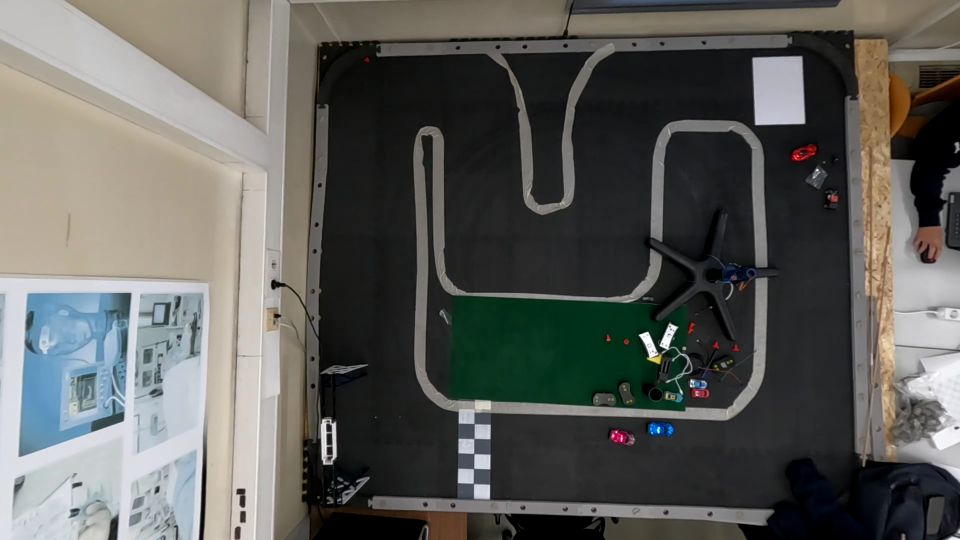
#> input picture src/Camera/images/linear/img_0006.png, 1920 x 1080 px, found by its file name (shown at 1/2 size)
$ python pixel2mm.py
#> lines starting #> are read from the running program, lines starting #| are printed output that depends on the picture; after the words box and inside, x2 and y2 are one past the last pixel; in counts of white or black regions, pixels touching at a corner belong together; long printed decimals are rounded
import cv2
import numpy as np
import matplotlib.pyplot as plt
import pickle

def show_image(title, img):
    # Resize image to fit screen for better visualization
    im_resized = cv2.resize(img, (960, 540))
    cv2.imshow(title, im_resized)
    cv2.waitKey(0)
    cv2.destroyAllWindows()

def crop_img(image, x, y, h, w):
    cropped_img = image[y:y+h, x:x+w]
    return cropped_img


# Read image
img = cv2.imread("goProHero10/src/Camera/images/linear/img_0006.png")
#> img is the input picture: shape (1080, 1920, 3); mean B, G, R 90.5, 94.2, 93.9

# Convert image to grayscale
img_gray = cv2.cvtColor(img, cv2.COLOR_BGR2GRAY)
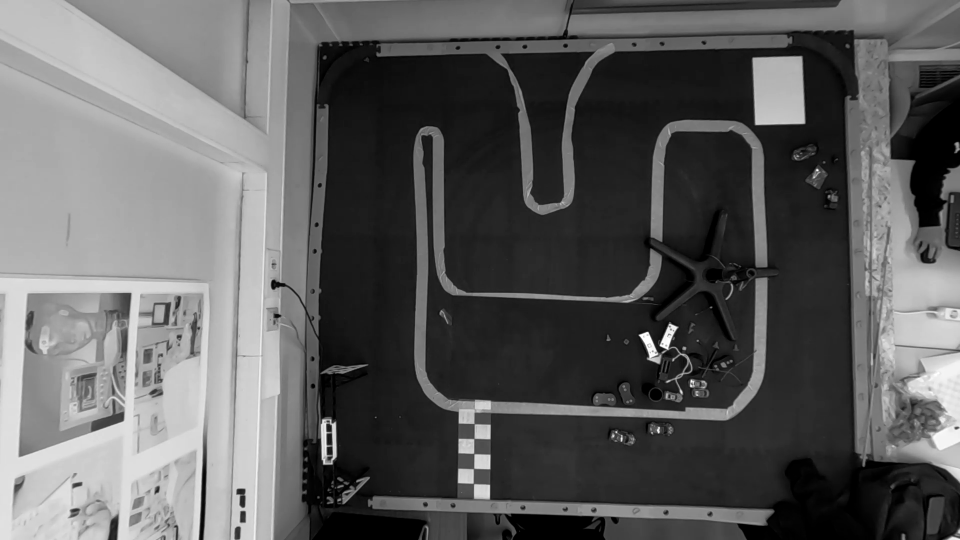
#> img_gray: shape (1080, 1920) (shown at 1/2 size); min 0, max 255, mean 93.7
show_image("Grayscale Image", img_gray)

# Convert images to binary for paper detection
_, img_bin = cv2.threshold(img_gray, 160, 255, cv2.THRESH_BINARY)
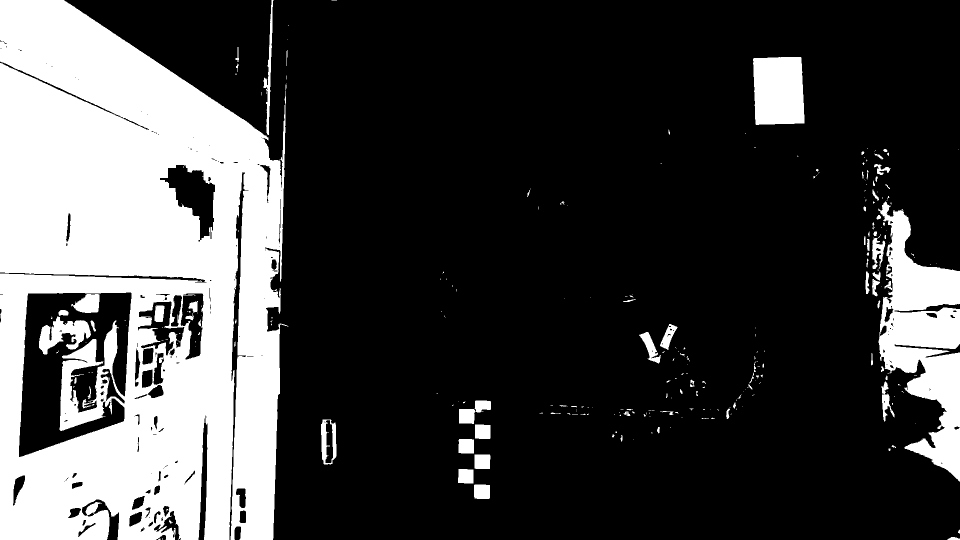
#> img_bin: shape (1080, 1920) (shown at 1/2 size); 25.8% white; 291 white regions (202 under 20 px), largest, box (x1, y1, x2, y2) and area: (0, 0, 577, 1080) 452154, (1756, 403, 1920, 964) 46583, (1506, 114, 1609, 250) 13020
show_image("Binary Image", img_bin)

# Opening binary image to remove noise around the paper
close_kernel = np.ones((9, 9), np.uint8)
img_dilated = cv2.dilate(img_bin, close_kernel, iterations=1)
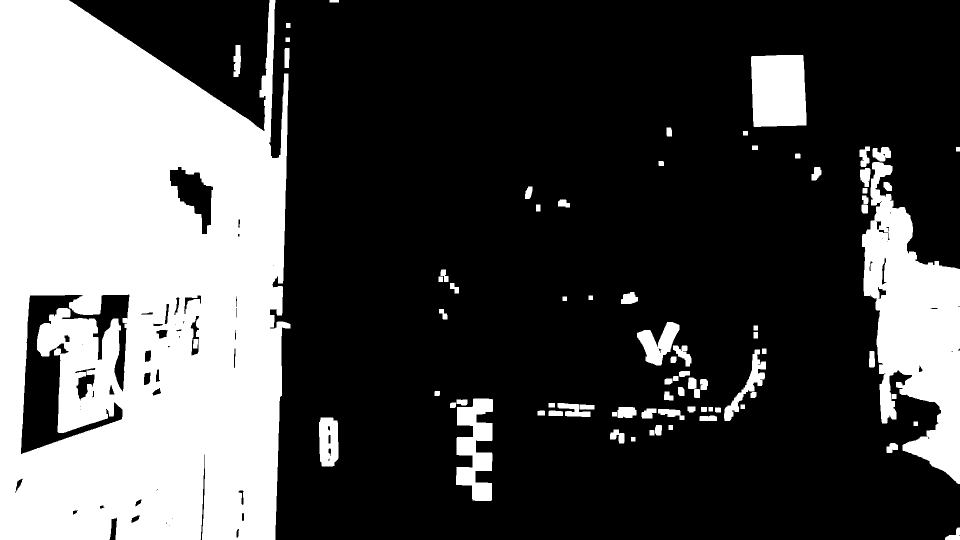
#> img_dilated: shape (1080, 1920) (shown at 1/2 size); 30.6% white; 78 white regions, largest, box (x1, y1, x2, y2) and area: (0, 0, 581, 1080) 514426, (1724, 324, 1920, 968) 67208, (1502, 110, 1613, 254) 15019
img_closed = cv2.erode(img_dilated, close_kernel, iterations=1)
#> img_closed: shape (1080, 1920); 27% white; 129 white regions (80 under 20 px)
show_image("Opened Image", img_closed)
#> call 3 of show_image, with title = 'Opened Image'
#> in show_image (call 3), `im_resized = cv2.resize(img, (960, 540))`:
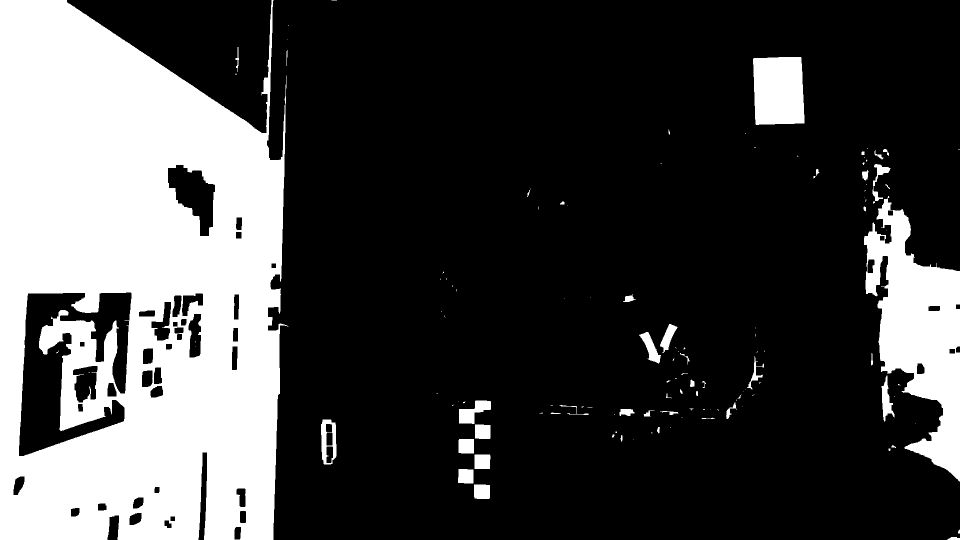
#> im_resized: shape (540, 960); min 0, max 255, mean 68.9

# Find contours
image_contours, _ = cv2.findContours(img_closed, cv2.RETR_EXTERNAL, cv2.CHAIN_APPROX_SIMPLE)
#> image_contours = 124 contours, 86 with area under 20; largest, box (x1, y1, x2, y2) and area: (0, 0, 577, 1080) 536304, (1728, 392, 1920, 964) 54261, (1506, 114, 1609, 250) 12814, (642, 839, 673, 929) 2340, (918, 801, 982, 848) 1484

# Filter contours based on area and aspect ratio
paper_contours = []
for contour in image_contours:
    area = cv2.contourArea(contour)
    if area < 1000:  # Ignore very small contours
        continue

    x, y, w, h = cv2.boundingRect(contour)
    aspect_ratio = float(w) / h
    # Check if the contour has an aspect ratio similar to A4 paper (210:297 ~ 0.707)
    if 0.6 < aspect_ratio < 0.85:
        paper_contours.append(contour)
#> this loop made 124 passes
#> area on passes 1, 3, 4, 5, 9, 10, 15, 16, 22, 24, 25, 29: 91, 851, 800.5, 848, 834, 24.5, 36, 819.5, 21, 70, 76, 272
#> (area, x, y, w, h, aspect_ratio) on passes 18, 41, 72, 118: (2340, 642, 839, 31, 90, 0.344), (1484, 918, 801, 64, 47, 1.36), (1034.5, 1278, 664, 44, 63, 0.698), (12814.5, 1506, 114, 103, 136, 0.757)
#> after the loop, paper_contours = 2 contours; box (x1, y1, x2, y2) and area: (1506, 114, 1609, 250) 12814, (1278, 664, 1322, 727) 1034

# Draw all contours for debugging purposes
img_contours = cv2.drawContours(img.copy(), image_contours, -1, (0, 255, 0), 2)
show_image("All Contours", img_contours)
#> call 4 of show_image, with title = 'All Contours'
#> in show_image (call 4), `im_resized = cv2.resize(img, (960, 540))`:
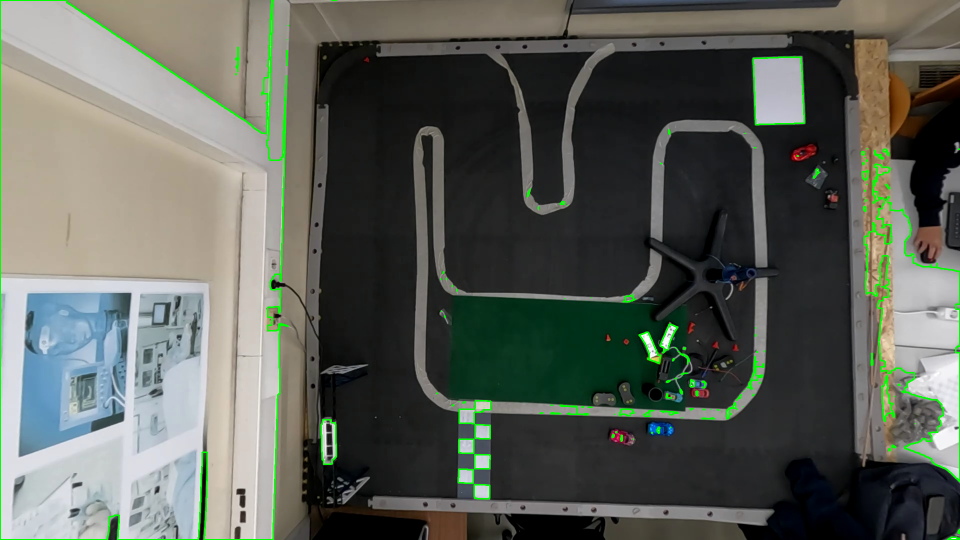
#> im_resized: shape (540, 960, 3); mean B, G, R 88.2, 95.7, 91.4

# If no paper-like contours are found, raise an error
if not paper_contours:
    raise ValueError("No contours found with the expected area and aspect ratio")

# Find the largest contour among the filtered contours
largest_contour = max(paper_contours, key=cv2.contourArea)
#> largest_contour = contour of 40 points, box (x1, y1, x2, y2) (1506, 114, 1609, 250), area 12814

# Draw the largest paper-like contour
img_largest_contour = cv2.drawContours(img.copy(), [largest_contour], -1, (0, 0, 255), 2)
show_image("Largest Paper-Like Contour", img_largest_contour)
#> in show_image (call 5), `im_resized = cv2.resize(img, (960, 540))`:
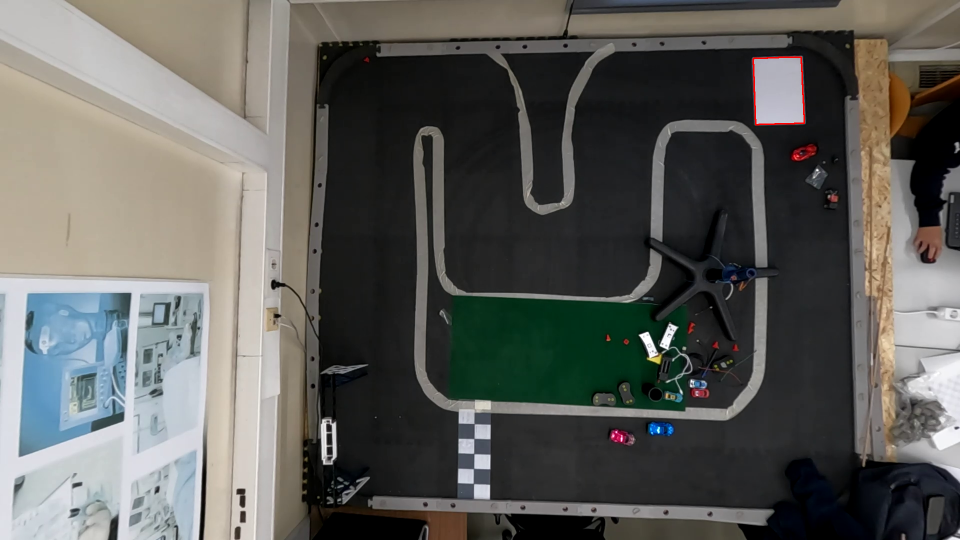
#> im_resized: shape (540, 960, 3); mean B, G, R 90.5, 94.2, 94.1

# Approximate the contour with a 4-sided polygon
epsilon = 0.02 * cv2.arcLength(largest_contour, True)
#> epsilon = 9.26
approx = cv2.approxPolyDP(largest_contour, epsilon, True)
#> approx = [[1601, 114], [1507, 116], [1512, 249], [1608, 246]]

if len(approx) != 4:
    raise ValueError("Could not find a quadrilateral. Found vertices: {}".format(len(approx)))
else:
    # Define the coordinates of the paper's vertices
    top_left = approx[0][0]
#> top_left = [1601, 114]
    top_right = approx[1][0]
#> top_right = [1507, 116]
    bottom_right = approx[2][0]
#> bottom_right = [1512, 249]
    bottom_left = approx[3][0]
#> bottom_left = [1608, 246]
    paper_coords = np.float32([top_left, top_right, bottom_right, bottom_left])
#> paper_coords has the same summary as approx

    # Draw the approximated contour
    img_approx = cv2.drawContours(img.copy(), [approx], -1, (255, 0, 0), 2)
    for point in paper_coords:
        cv2.drawMarker(img_approx, tuple(point.astype(int)), (0, 0, 255), markerType=cv2.MARKER_CROSS,
                       markerSize=10, thickness=2, line_type=cv2.LINE_AA)
#> this loop made 4 passes
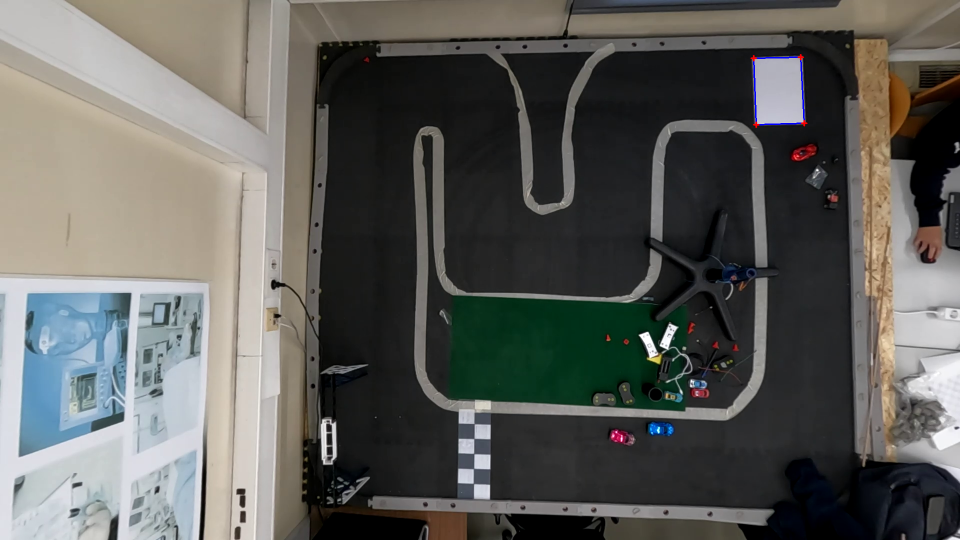
#> img_approx: shape (1080, 1920, 3) (shown at 1/2 size); mean B, G, R 90.5, 94.1, 93.9
    show_image("Approximated Contour", img_approx)

    # Define the coordinates of the rectangle's vertices
    dst_height = max(np.linalg.norm(top_left - bottom_left), np.linalg.norm(bottom_right - top_right))
#> dst_height = 133.1
    dst_width = dst_height * 297 / 210
#> dst_width = 188.2

    rectangle_coords = np.float32([
        top_left,
        top_left + [dst_width, 0],
        top_left + [dst_width, dst_height],
        top_left + [0, dst_height]
    ])
#> rectangle_coords = [[1601, 114], [1789.2, 114], [1789.2, 247.1], [1601, 247.1]]

    # Calculate the perspective transform matrix
    transform_matrix = cv2.getPerspectiveTransform(paper_coords, rectangle_coords)
#> transform_matrix = [[-1.94, 0.343, 4532.7], [0.0125, 0.956, -25.02], [-6.56e-05, 0.000153, 1]]

    print("Transformation Matrix:")
    print(transform_matrix)
#| [[-1.94309518e+00  3.42753492e-01  4.53271323e+03]
#|  [ 1.25019508e-02  9.56382551e-01 -2.50197119e+01]
#|  [-6.55703159e-05  1.53202739e-04  1.00000000e+00]]

    pixel_to_mm = dst_height / 297.0
#> pixel_to_mm = 0.448
    print("Pixel to millimeter ratio =", pixel_to_mm, "pixels/mm")
#| Pixel to millimeter ratio = 0.4481 pixels/mm
